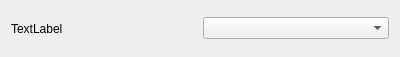
<?xml version="1.0" encoding="UTF-8"?>
<ui version="4.0">
 <class>UserSelectorWidget</class>
 <widget class="QWidget" name="UserSelectorWidget">
  <property name="geometry">
   <rect>
    <x>0</x>
    <y>0</y>
    <width>400</width>
    <height>57</height>
   </rect>
  </property>
  <property name="windowTitle">
   <string>Form</string>
  </property>
  <layout class="QHBoxLayout" name="horizontalLayout">
   <item>
    <widget class="QLabel" name="captionLabel">
     <property name="text">
      <string>TextLabel</string>
     </property>
    </widget>
   </item>
   <item>
    <widget class="QComboBox" name="userSelector"/>
   </item>
  </layout>
 </widget>
 <resources/>
 <connections/>
</ui>
